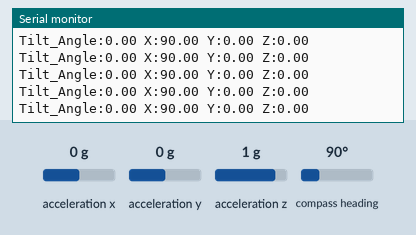
This sketch was run on a simulated Arduino Uno, built with avr-gcc and run on an emulated ATmega328P. Shown: the last lines printed to the serial monitor. Inputs (shaded band) come from the test bench; at power-on: acceleration x 0 g, compass heading 90°, acceleration y 0 g, acceleration z 1 g.

Above: at 2.2 s.
2.3 s: acceleration x set to -1.4 g
At 2.35 s:
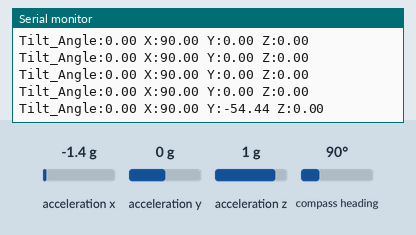
3.8 s: compass heading set to 7°
At 3.8 s:
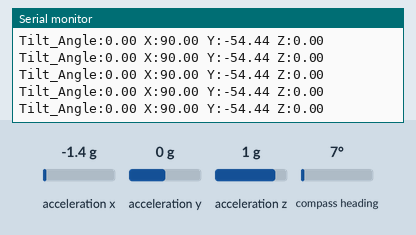
6.8 s: acceleration x set to 0 g
At 6.8 s:
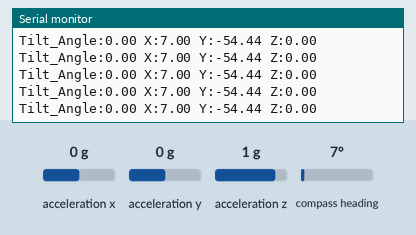
9.8 s: acceleration y set to -1.4 g
At 9.8 s:
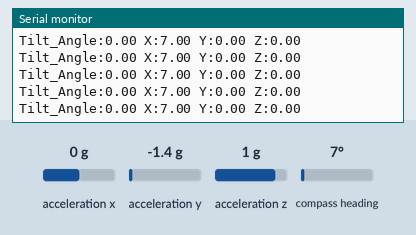
11.3 s: acceleration z set to -1.4 g
At 11.36 s:
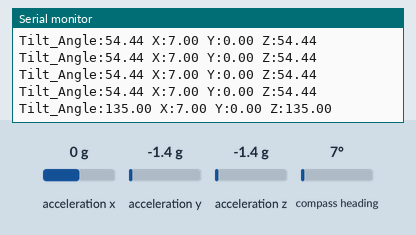
Timing chart, 0 to 13.8 s (numbered marks = the images above; inputs shaded):
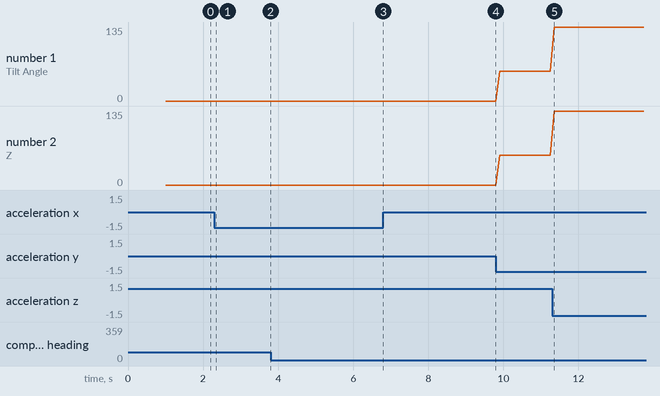

The sketch:

imu_reader.ino
```cpp
#include <Wire.h>
#include <Adafruit_Sensor.h>
#include <Adafruit_BNO055.h>

Adafruit_BNO055 bno = Adafruit_BNO055(55, 0x28, &Wire);

void setup() {
  Serial.begin(115200);

  if (!bno.begin()) {
    Serial.println("BNO055 not found! Check wiring.");
    while (1);
  }

  bno.setExtCrystalUse(true);
  delay(1000);

  Serial.println("IMU Ready.");
  Serial.println("Stand the robot up and find the balance point!");
}

void loop() {
  sensors_event_t orientationData;
  bno.getEvent(&orientationData, Adafruit_BNO055::VECTOR_EULER);

  float x = orientationData.orientation.x;
  float y = orientationData.orientation.y;
  float z = orientationData.orientation.z;

  // Serial Plotter friendly labels
  Serial.print("Tilt_Angle:"); Serial.print(z);
  Serial.print(" X:"); Serial.print(x);
  Serial.print(" Y:"); Serial.print(y);
  Serial.print(" Z:"); Serial.println(z);

  delay(100); // 10 Hz
}
```

Measured:
- after the input at 2.3 s, the serial monitor: prints a new line after 0.05 s (image 1)
- after the input at 11.3 s, the serial monitor: prints a new line after 0.05 s (image 5)
- plotted number 1: 0 → 54.44 after the input at 9.8 s, 54.44 → 135 after the input at 11.3 s
- plotted number 2: 0 → 54.44 after the input at 9.8 s, 54.44 → 135 after the input at 11.3 s
